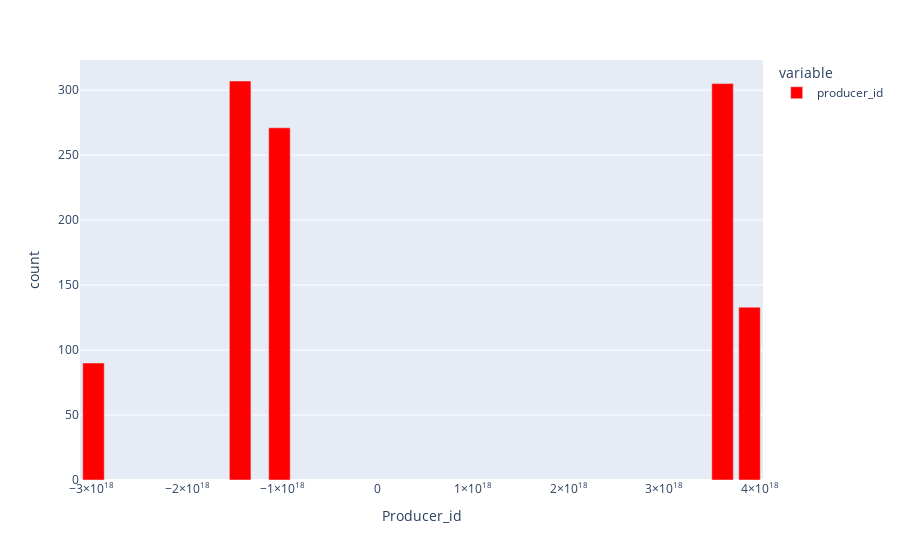

Here is the notebook cell this chart was saved with:
### Markdown cell above
<h3 style="background-color:#78C9EF; text-align:center; color:white; padding:10px " >Top 10 Producer_id</h3>

### Code cell
fig=px.bar(platform_content['producer_id'].value_counts().head(),
       labels={'index':'Producer_id','value':'count'},
        color_discrete_sequence=["red"])
fig.show()

### Figure 1 — Plotly figure (JSON) as saved in the notebook; plotly's stock layout.template omitted (floating-point values rounded to 4 significant figures)
{"data": [{"alignmentgroup": "True", "hovertemplate": "variable=producer_id<br>Producer_id=%{x}<br>count=%{y}<extra></extra>", "legendgroup": "producer_id", "marker": {"color": "red", "pattern": {"shape": ""}}, "name": "producer_id", "offsetgroup": "producer_id", "orientation": "v", "showlegend": true, "textposition": "auto", "type": "bar", "x": [-1443636648652872400, 3609194402293569500, -1032019229384696400, 3891637997717104600, -2979881261169775000], "xaxis": "x", "y": [307, 305, 271, 133, 90], "yaxis": "y"}], "layout": {"barmode": "relative", "legend": {"title": {"text": "variable"}, "tracegroupgap": 0}, "margin": {"t": 60}, "xaxis": {"anchor": "y", "domain": [0, 1], "title": {"text": "Producer_id"}}, "yaxis": {"anchor": "x", "domain": [0, 1], "title": {"text": "count"}}}}
